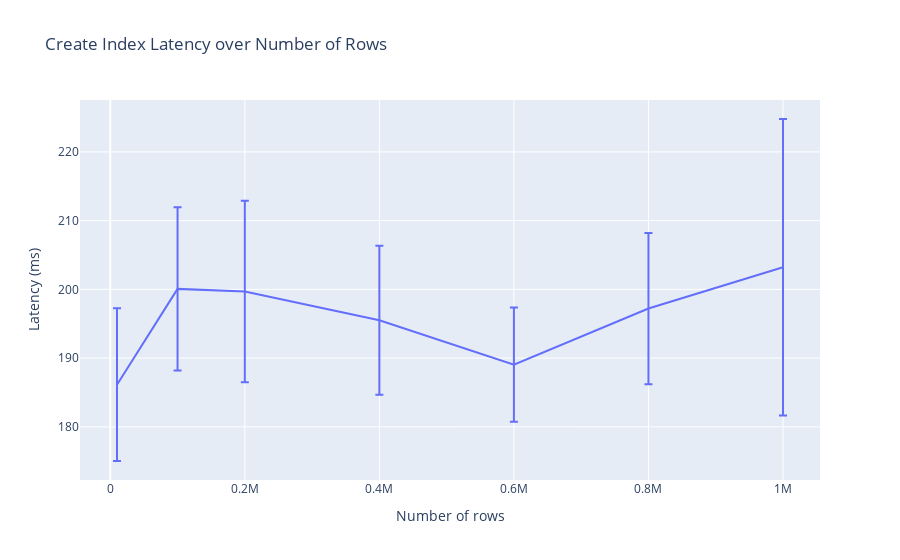

Notebook source saved alongside this figure:
### Markdown cell above
# Plot data

### Code cell
import sys
sys.path.append('../util')
from converters import convert_string_to_number
import plotly.graph_objects as go

x_values, y_values, y_stdev = zip(*plot_results)
x_values = list(map(convert_string_to_number, x_values))

fig = go.Figure(data=go.Scatter(x=x_values, y=y_values, mode='lines', error_y=dict(
            type='data',
            array=y_stdev,
            visible=True
        )))

fig.update_layout(
    title='Create Index Latency over Number of Rows',
    xaxis=dict(title='Number of rows'),
    yaxis=dict(title='Latency (ms)'),
)

fig.show()

### Figure 1 — Plotly figure (JSON) as saved in the notebook; plotly's stock layout.template omitted (floating-point values rounded to 4 significant figures)
{"data": [{"error_y": {"array": [11.1, 11.87, 13.21, 10.84, 8.314, 11.01, 21.57], "type": "data", "visible": true}, "mode": "lines", "type": "scatter", "x": [10000, 100000, 200000, 400000, 600000, 800000, 1000000], "y": [186.1, 200.1, 199.7, 195.5, 189.1, 197.2, 203.2]}], "layout": {"autosize": true, "title": {"text": "Create Index Latency over Number of Rows"}, "xaxis": {"autorange": true, "range": [-45000, 1055000], "title": {"text": "Number of rows"}, "type": "linear"}, "yaxis": {"autorange": true, "range": [172.3, 227.6], "title": {"text": "Latency (ms)"}, "type": "linear"}}}
